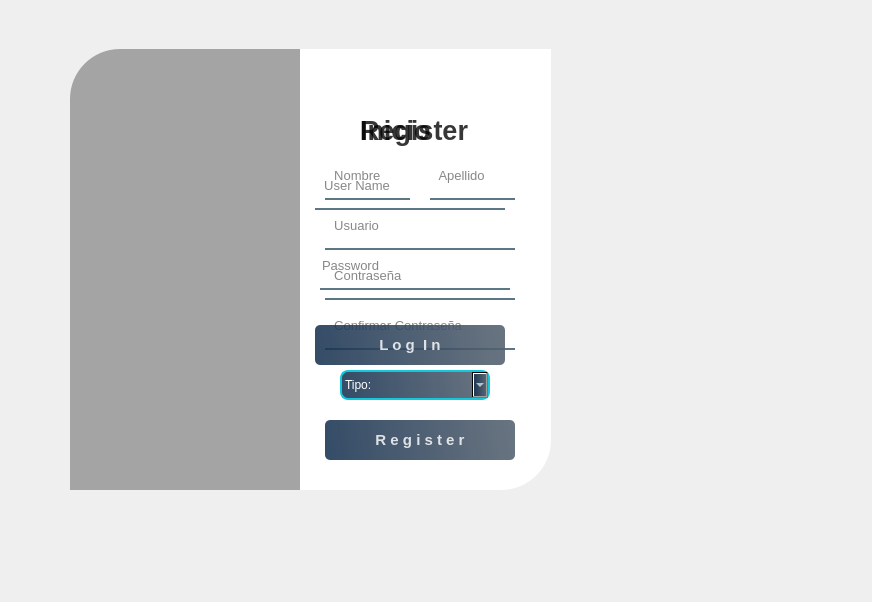
<?xml version="1.0" encoding="UTF-8"?>
<ui version="4.0">
 <class>Form</class>
 <widget class="QWidget" name="Form">
  <property name="geometry">
   <rect>
    <x>0</x>
    <y>0</y>
    <width>872</width>
    <height>602</height>
   </rect>
  </property>
  <property name="windowTitle">
   <string>Form</string>
  </property>
  <widget class="QWidget" name="widget" native="true">
   <property name="geometry">
    <rect>
     <x>30</x>
     <y>30</y>
     <width>550</width>
     <height>500</height>
    </rect>
   </property>
   <property name="styleSheet">
    <string notr="true">QPushButton#pushButton, #pushButton_6, #pushButton_7{
	background-color: qlineargradient(spread:pad, x1:0, y1:0.505682, x2:1, y2:0.477, stop:0 rgba(11, 131, 120, 219), stop:1 rgba(85, 98, 112, 226));
	color:rgba(255, 255, 255, 210);
	border-radius:5px;
}

QPushButton#pushButton:hover, #pushButton_6:hover, #pushButton_7:hover{
	background-color: qlineargradient(spread:pad, x1:0, y1:0.505682, x2:1, y2:0.477, stop:0 rgba(150, 123, 111, 219), stop:1 rgba(85, 81, 84, 226));
}

QPushButton#pushButton:pressed, #pushButton_6:pressed, #pushButton_7:pressed{
	padding-left:5px;
	padding-top:5px;
	background-color:rgba(150, 123, 111, 255);
}

QPushButton#pushButton_2, #pushButton_3, #pushButton_4, #pushButton_5{
	background-color: rgba(0, 0, 0, 0);
	color:rgba(85, 98, 112, 255);
}

QPushButton#pushButton_2:hover, #pushButton_3:hover, #pushButton_4:hover, #pushButton_5:hover{
	color: rgba(131, 96, 53, 255);
}

QPushButton#pushButton_2:pressed, #pushButton_3:pressed, #pushButton_4:pressed, #pushButton_5:pressed{
	padding-left:5px;
	padding-top:5px;
	color:rgba(91, 88, 53, 255);
}

</string>
   </property>
   <widget class="QLabel" name="label">
    <property name="geometry">
     <rect>
      <x>40</x>
      <y>30</y>
      <width>280</width>
      <height>430</height>
     </rect>
    </property>
    <property name="styleSheet">
     <string notr="true">border-image: url(:/images/background.jpg);
border-top-left-radius: 50px;</string>
    </property>
    <property name="text">
     <string/>
    </property>
   </widget>
   <widget class="QLabel" name="label_2">
    <property name="geometry">
     <rect>
      <x>40</x>
      <y>19</y>
      <width>271</width>
      <height>441</height>
     </rect>
    </property>
    <property name="styleSheet">
     <string notr="true">background-color:rgba(0, 0, 0, 80);
border-top-left-radius: 50px;</string>
    </property>
    <property name="text">
     <string/>
    </property>
    <property name="pixmap">
     <pixmap>../Imagenes/colores.jpg</pixmap>
    </property>
    <property name="scaledContents">
     <bool>true</bool>
    </property>
    <property name="wordWrap">
     <bool>false</bool>
    </property>
   </widget>
   <widget class="QLabel" name="label_3">
    <property name="geometry">
     <rect>
      <x>270</x>
      <y>19</y>
      <width>251</width>
      <height>441</height>
     </rect>
    </property>
    <property name="styleSheet">
     <string notr="true">background-color:rgba(255, 255, 255, 255);
border-bottom-right-radius: 50px;</string>
    </property>
    <property name="text">
     <string/>
    </property>
   </widget>
   <widget class="QWidget" name="widget_3" native="true">
    <property name="geometry">
     <rect>
      <x>280</x>
      <y>70</y>
      <width>211</width>
      <height>381</height>
     </rect>
    </property>
    <widget class="QLabel" name="label_9">
     <property name="geometry">
      <rect>
       <x>50</x>
       <y>10</y>
       <width>171</width>
       <height>40</height>
      </rect>
     </property>
     <property name="font">
      <font>
       <pointsize>20</pointsize>
       <weight>75</weight>
       <bold>true</bold>
      </font>
     </property>
     <property name="styleSheet">
      <string notr="true">color:rgba(0, 0, 0, 200);</string>
     </property>
     <property name="text">
      <string>Register</string>
     </property>
    </widget>
    <widget class="QLineEdit" name="lnx_usuario">
     <property name="geometry">
      <rect>
       <x>15</x>
       <y>110</y>
       <width>190</width>
       <height>40</height>
      </rect>
     </property>
     <property name="font">
      <font>
       <pointsize>10</pointsize>
      </font>
     </property>
     <property name="styleSheet">
      <string notr="true">background-color:rgba(0, 0, 0, 0);
border:none;
border-bottom:2px solid rgba(46, 82, 101, 200);
color:rgba(0, 0, 0, 240);
padding-bottom:7px;</string>
     </property>
     <property name="echoMode">
      <enum>QLineEdit::Normal</enum>
     </property>
     <property name="placeholderText">
      <string>  Usuario</string>
     </property>
    </widget>
    <widget class="QLineEdit" name="lnx_1nombre">
     <property name="geometry">
      <rect>
       <x>15</x>
       <y>60</y>
       <width>85</width>
       <height>40</height>
      </rect>
     </property>
     <property name="font">
      <font>
       <pointsize>10</pointsize>
      </font>
     </property>
     <property name="styleSheet">
      <string notr="true">background-color:rgba(0, 0, 0, 0);
border:none;
border-bottom:2px solid rgba(46, 82, 101, 200);
color:rgba(0, 0, 0, 240);
padding-bottom:7px;</string>
     </property>
     <property name="placeholderText">
      <string>  Nombre</string>
     </property>
    </widget>
    <widget class="QPushButton" name="btn_register">
     <property name="geometry">
      <rect>
       <x>15</x>
       <y>320</y>
       <width>190</width>
       <height>40</height>
      </rect>
     </property>
     <property name="font">
      <font>
       <pointsize>11</pointsize>
       <weight>75</weight>
       <bold>true</bold>
      </font>
     </property>
     <property name="styleSheet">
      <string notr="true">QPushButton{
background-color: qlineargradient(spread:pad, x1:0, y1:0.505682, x2:1, y2:0.477, stop:0 rgba(20, 47, 78, 219), stop:1 rgba(85, 98, 112, 226));
    color:rgba(255, 255, 255, 210);
    border-radius:5px;
}

QPushButton:hover{
background-color: qlineargradient(spread:pad, x1:0, y1:0.505682, x2:1, y2:0.477, stop:0 rgba(11, 131, 120, 219), stop:1 rgba(85, 98, 112, 226));
}
</string>
     </property>
     <property name="text">
      <string>R e g i s t e r</string>
     </property>
    </widget>
    <widget class="QLineEdit" name="lnx_2nombre">
     <property name="geometry">
      <rect>
       <x>120</x>
       <y>60</y>
       <width>85</width>
       <height>40</height>
      </rect>
     </property>
     <property name="font">
      <font>
       <pointsize>10</pointsize>
      </font>
     </property>
     <property name="styleSheet">
      <string notr="true">background-color:rgba(0, 0, 0, 0);
border:none;
border-bottom:2px solid rgba(46, 82, 101, 200);
color:rgba(0, 0, 0, 240);
padding-bottom:7px;</string>
     </property>
     <property name="placeholderText">
      <string>  Apellido</string>
     </property>
    </widget>
    <widget class="QLineEdit" name="lnx_password_2">
     <property name="geometry">
      <rect>
       <x>15</x>
       <y>160</y>
       <width>190</width>
       <height>40</height>
      </rect>
     </property>
     <property name="font">
      <font>
       <pointsize>10</pointsize>
      </font>
     </property>
     <property name="styleSheet">
      <string notr="true">background-color:rgba(0, 0, 0, 0);
border:none;
border-bottom:2px solid rgba(46, 82, 101, 200);
color:rgba(0, 0, 0, 240);
padding-bottom:7px;</string>
     </property>
     <property name="echoMode">
      <enum>QLineEdit::Password</enum>
     </property>
     <property name="placeholderText">
      <string>  Contraseña</string>
     </property>
    </widget>
    <widget class="QLineEdit" name="lnx_confirm_password">
     <property name="geometry">
      <rect>
       <x>15</x>
       <y>210</y>
       <width>190</width>
       <height>40</height>
      </rect>
     </property>
     <property name="font">
      <font>
       <pointsize>10</pointsize>
      </font>
     </property>
     <property name="styleSheet">
      <string notr="true">background-color:rgba(0, 0, 0, 0);
border:none;
border-bottom:2px solid rgba(46, 82, 101, 200);
color:rgba(0, 0, 0, 240);
padding-bottom:7px;</string>
     </property>
     <property name="echoMode">
      <enum>QLineEdit::Password</enum>
     </property>
     <property name="placeholderText">
      <string>  Confirmar Contraseña</string>
     </property>
    </widget>
    <widget class="QComboBox" name="cb_min">
     <property name="geometry">
      <rect>
       <x>30</x>
       <y>270</y>
       <width>150</width>
       <height>30</height>
      </rect>
     </property>
     <property name="minimumSize">
      <size>
       <width>150</width>
       <height>30</height>
      </size>
     </property>
     <property name="styleSheet">
      <string notr="true">border: 2px solid #14c8dc;
border-radius: 8px;
color: rgb(255, 255, 255);
background-color:qlineargradient(spread:pad, x1:0, y1:0.505682, x2:1, y2:0.477, stop:0 rgba(20, 47, 78, 219), stop:1 rgba(85, 98, 112, 226));
font: 75 12pt&quot;Times New Roman&quot;;

</string>
     </property>
     <item>
      <property name="text">
       <string>Tipo:</string>
      </property>
     </item>
     <item>
      <property name="text">
       <string>Gerente</string>
      </property>
     </item>
     <item>
      <property name="text">
       <string>Empleado</string>
      </property>
     </item>
    </widget>
   </widget>
   <widget class="QWidget" name="widget_2" native="true">
    <property name="geometry">
     <rect>
      <x>270</x>
      <y>70</y>
      <width>220</width>
      <height>315</height>
     </rect>
    </property>
    <property name="styleSheet">
     <string notr="true">QPushButton{
background-color: qlineargradient(spread:pad, x1:0, y1:0.505682, x2:1, y2:0.477, stop:0 rgba(20, 47, 78, 219), stop:1 rgba(85, 98, 112, 226));
    color:rgba(255, 255, 255, 210);
    border-radius:5px;
}

QPushButton:hover{
background-color: qlineargradient(spread:pad, x1:0, y1:0.505682, x2:1, y2:0.477, stop:0 rgba(11, 131, 120, 219), stop:1 rgba(85, 98, 112, 226));
}
</string>
    </property>
    <widget class="QLabel" name="label_4">
     <property name="geometry">
      <rect>
       <x>60</x>
       <y>10</y>
       <width>141</width>
       <height>41</height>
      </rect>
     </property>
     <property name="font">
      <font>
       <pointsize>20</pointsize>
       <weight>75</weight>
       <bold>true</bold>
      </font>
     </property>
     <property name="styleSheet">
      <string notr="true">color:rgba(0, 0, 0, 200);</string>
     </property>
     <property name="text">
      <string>Inicio</string>
     </property>
    </widget>
    <widget class="QLineEdit" name="lnx_user">
     <property name="geometry">
      <rect>
       <x>15</x>
       <y>70</y>
       <width>190</width>
       <height>40</height>
      </rect>
     </property>
     <property name="font">
      <font>
       <pointsize>10</pointsize>
      </font>
     </property>
     <property name="styleSheet">
      <string notr="true">background-color:rgba(0, 0, 0, 0);
border:none;
border-bottom:2px solid rgba(46, 82, 101, 200);
color:rgba(0, 0, 0, 240);
padding-bottom:7px;</string>
     </property>
     <property name="echoMode">
      <enum>QLineEdit::Normal</enum>
     </property>
     <property name="placeholderText">
      <string>  User Name</string>
     </property>
     <property name="cursorMoveStyle">
      <enum>Qt::VisualMoveStyle</enum>
     </property>
    </widget>
    <widget class="QLineEdit" name="lnx_password">
     <property name="geometry">
      <rect>
       <x>20</x>
       <y>150</y>
       <width>190</width>
       <height>40</height>
      </rect>
     </property>
     <property name="font">
      <font>
       <pointsize>10</pointsize>
      </font>
     </property>
     <property name="styleSheet">
      <string notr="true">background-color:rgba(0, 0, 0, 0);
border:none;
border-bottom:2px solid rgba(46, 82, 101, 200);
color:rgba(0, 0, 0, 240);
padding-bottom:7px;</string>
     </property>
     <property name="echoMode">
      <enum>QLineEdit::Password</enum>
     </property>
     <property name="placeholderText">
      <string>Password</string>
     </property>
     <property name="cursorMoveStyle">
      <enum>Qt::VisualMoveStyle</enum>
     </property>
    </widget>
    <widget class="QPushButton" name="btn_login">
     <property name="geometry">
      <rect>
       <x>15</x>
       <y>225</y>
       <width>190</width>
       <height>40</height>
      </rect>
     </property>
     <property name="font">
      <font>
       <pointsize>11</pointsize>
       <weight>75</weight>
       <bold>true</bold>
      </font>
     </property>
     <property name="styleSheet">
      <string notr="true">QPushButton{
background-color: qlineargradient(spread:pad, x1:0, y1:0.505682, x2:1, y2:0.477, stop:0 rgba(20, 47, 78, 219), stop:1 rgba(85, 98, 112, 226));
    color:rgba(255, 255, 255, 210);
    border-radius:5px;
}

QPushButton:hover{
background-color: qlineargradient(spread:pad, x1:0, y1:0.505682, x2:1, y2:0.477, stop:0 rgba(11, 131, 120, 219), stop:1 rgba(85, 98, 112, 226));
}
</string>
     </property>
     <property name="text">
      <string>L o g  I n</string>
     </property>
    </widget>
   </widget>
   <widget class="QPushButton" name="btn_cerrar">
    <property name="geometry">
     <rect>
      <x>490</x>
      <y>20</y>
      <width>31</width>
      <height>31</height>
     </rect>
    </property>
    <property name="styleSheet">
     <string notr="true">QPushButton{
border-top-left-radius:20p;
color: rgb(0,126,249);
font: 77 10pt &quot;Gadugi&quot;;

border-radius: 5px;


}

QPushButton:hover{

background-color: qlineargradient(spread:pad, x1:0, y1:0.505682, x2:1, y2:0.477, stop:0 rgba(11, 131, 120, 219), stop:1 rgba(85, 98, 112, 226));


}</string>
    </property>
    <property name="text">
     <string/>
    </property>
    <property name="icon">
     <iconset>
      <normaloff>../Imagenes/x (9).svg</normaloff>../Imagenes/x (9).svg</iconset>
    </property>
   </widget>
  </widget>
 </widget>
 <resources/>
 <connections/>
</ui>
